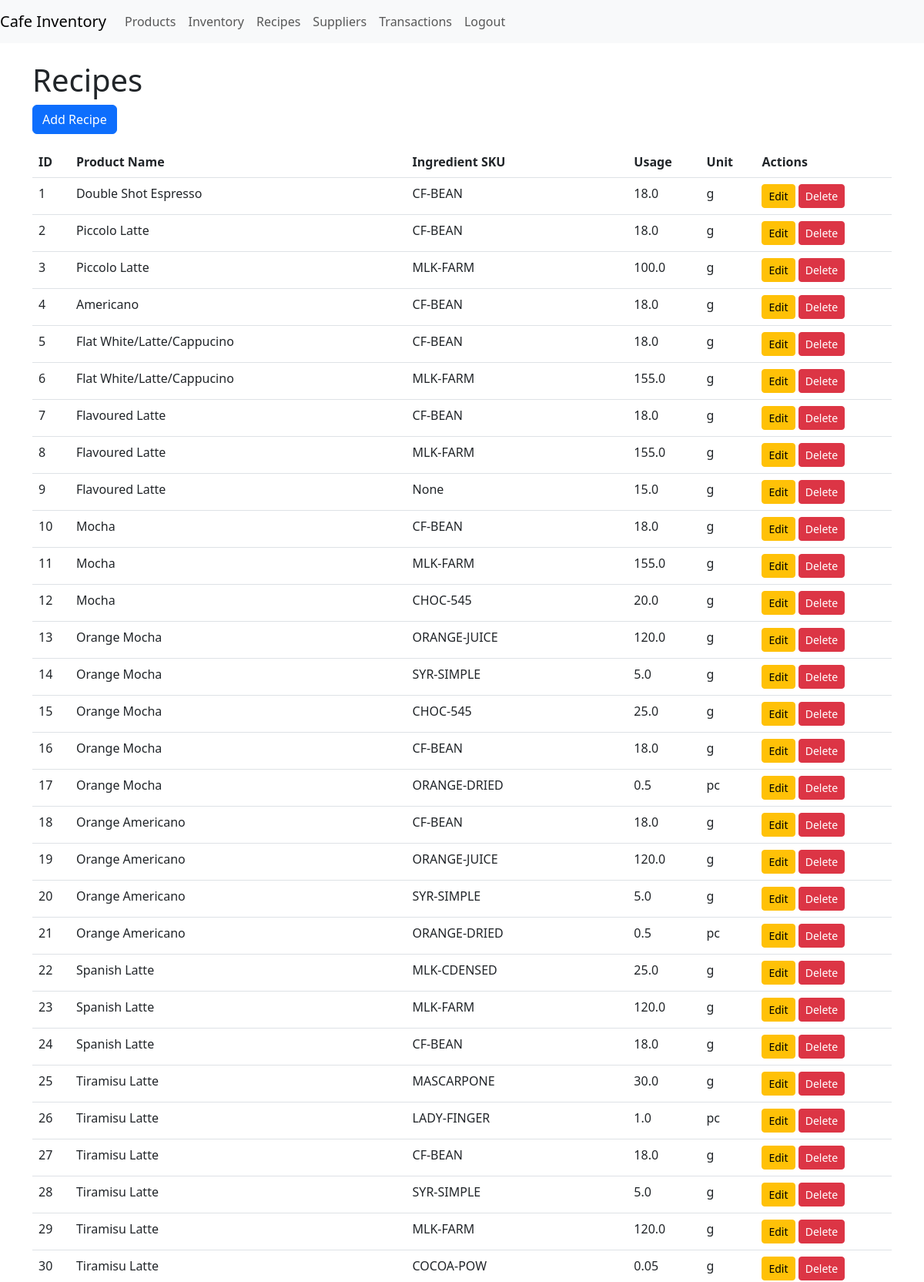
The page /recipes (signed in, upper part) on the database its author committed.
### tables this page shows
CREATE TABLE "recipes" (
	"id"	INTEGER,
	"product_name"	TEXT,
	"ingredient_sku"	TEXT,
	"usage"	REAL,
	"unit"	TEXT,
	"ingredient_category"	TEXT DEFAULT '',
	PRIMARY KEY("id" AUTOINCREMENT),
	FOREIGN KEY("ingredient_sku") REFERENCES "inventory"("sku"),
	FOREIGN KEY("ingredient_sku") REFERENCES "",
	FOREIGN KEY("product_name") REFERENCES "products"("product_name")
);

### app.py (the view)
@app.route('/recipes', methods=['GET'])
@login_required
def get_recipes():
    conn = get_db_connection()
    cursor = conn.cursor()
    cursor.execute('SELECT * FROM recipes')
    recipes = [dict(row) for row in cursor.fetchall()]
    conn.close()
    return render_template('recipes.html', recipes=recipes)

### app.py (called while the page is built)
def get_db_connection():
    conn = sqlite3.connect('cafe_inventory - Copy.db')
    conn.row_factory = sqlite3.Row
    return conn

@login_manager.user_loader
def load_user(user_id):
    conn = get_db_connection()
    cursor = conn.cursor()
    cursor.execute('SELECT * FROM users WHERE id = ?', (user_id,))
    user_data = cursor.fetchone()
    conn.close()
    if user_data:
        return User(user_data['id'], user_data['username'], user_data['role'])
    return None

### templates/recipes.html (shortened to what this page needs)
<!DOCTYPE html>
<html>
<head>
    <link href="https://cdn.jsdelivr.net/npm/bootstrap@5.3.0/dist/css/bootstrap.min.css" rel="stylesheet">
</head>
<body>
    <nav class="navbar navbar-expand-lg navbar-light bg-light">
        <a class="navbar-brand" href="/">Cafe Inventory</a>
        <div class="navbar-nav">
            <a class="nav-link" href="/products">Products</a>
            <a class="nav-link" href="/inventory">Inventory</a>
            <a class="nav-link" href="/recipes">Recipes</a>
            <a class="nav-link" href="/suppliers">Suppliers</a>
            <a class="nav-link" href="/transactions">Transactions</a>
            <a class="nav-link" href="/logout">Logout</a>
        </div>
    </nav>
    <div class="container mt-4">
        <h1>Recipes</h1>
        <button class="btn btn-primary mb-3" data-bs-toggle="modal" data-bs-target="#addRecipeModal">Add Recipe</button>
        <table class="table" id="recipesTable">
            <thead>
                <tr>
                    <th>ID</th>
                    <th>Product Name</th>
                    <th>Ingredient SKU</th>
                    <th>Usage</th>
                    <th>Unit</th>
                    <th>Actions</th>
                </tr>
            </thead>
            <tbody>
                {% for recipe in recipes %}
                <tr>
                    <td>{{ recipe.id }}</td>
                    <td>{{ recipe.product_name }}</td>
                    <td>{{ recipe.ingredient_sku }}</td>
                    <td>{{ recipe.usage }}</td>
                    <td>{{ recipe.unit }}</td>
                    <td>
                        <button class="btn btn-warning btn-sm edit-btn" data-id="{{ recipe.id }}" data-bs-toggle="modal" data-bs-target="#editRecipeModal">Edit</button>
                        <button class="btn btn-danger btn-sm delete-btn" data-id="{{ recipe.id }}">Delete</button>
                    </td>
                </tr>
                {% endfor %}
            </tbody>
        </table>
    </div>
</body>
</html>

### rows shown on the page
recipes: id "1", product_name "Double Shot Espresso", ingredient_sku "CF-BEAN", usage "18.0", unit "g"
recipes: id "2", product_name "Piccolo Latte", ingredient_sku "CF-BEAN", usage "18.0", unit "g"
recipes: id "3", product_name "Piccolo Latte", ingredient_sku "MLK-FARM", usage "100.0", unit "g"
recipes: id "4", product_name "Americano", ingredient_sku "CF-BEAN", usage "18.0", unit "g"
recipes: id "5", product_name "Flat White/Latte/Cappucino", ingredient_sku "CF-BEAN", usage "18.0", unit "g"
recipes: id "6", product_name "Flat White/Latte/Cappucino", ingredient_sku "MLK-FARM", usage "155.0", unit "g"
recipes: id "7", product_name "Flavoured Latte", ingredient_sku "CF-BEAN", usage "18.0", unit "g"
recipes: id "8", product_name "Flavoured Latte", ingredient_sku "MLK-FARM", usage "155.0", unit "g"
recipes: id "9", product_name "Flavoured Latte", ingredient_sku "None", usage "15.0", unit "g"
recipes: id "10", product_name "Mocha", ingredient_sku "CF-BEAN", usage "18.0", unit "g"
recipes: id "11", product_name "Mocha", ingredient_sku "MLK-FARM", usage "155.0", unit "g"
recipes: id "12", product_name "Mocha", ingredient_sku "CHOC-545", usage "20.0", unit "g"
recipes: id "13", product_name "Orange Mocha", ingredient_sku "ORANGE-JUICE", usage "120.0", unit "g"
recipes: id "14", product_name "Orange Mocha", ingredient_sku "SYR-SIMPLE", usage "5.0", unit "g"
recipes: id "15", product_name "Orange Mocha", ingredient_sku "CHOC-545", usage "25.0", unit "g"
recipes: id "16", product_name "Orange Mocha", ingredient_sku "CF-BEAN", usage "18.0", unit "g"
recipes: id "17", product_name "Orange Mocha", ingredient_sku "ORANGE-DRIED", usage "0.5", unit "pc"
recipes: id "18", product_name "Orange Americano", ingredient_sku "CF-BEAN", usage "18.0", unit "g"
recipes: id "19", product_name "Orange Americano", ingredient_sku "ORANGE-JUICE", usage "120.0", unit "g"
recipes: id "20", product_name "Orange Americano", ingredient_sku "SYR-SIMPLE", usage "5.0", unit "g"
recipes: id "21", product_name "Orange Americano", ingredient_sku "ORANGE-DRIED", usage "0.5", unit "pc"
recipes: id "22", product_name "Spanish Latte", ingredient_sku "MLK-CDENSED", usage "25.0", unit "g"
recipes: id "23", product_name "Spanish Latte", ingredient_sku "MLK-FARM", usage "120.0", unit "g"
recipes: id "24", product_name "Spanish Latte", ingredient_sku "CF-BEAN", usage "18.0", unit "g"
recipes: id "25", product_name "Tiramisu Latte", ingredient_sku "MASCARPONE", usage "30.0", unit "g"
recipes: id "26", product_name "Tiramisu Latte", ingredient_sku "LADY-FINGER", usage "1.0", unit "pc"
recipes: id "27", product_name "Tiramisu Latte", ingredient_sku "CF-BEAN", usage "18.0", unit "g"
recipes: id "28", product_name "Tiramisu Latte", ingredient_sku "SYR-SIMPLE", usage "5.0", unit "g"
recipes: id "29", product_name "Tiramisu Latte", ingredient_sku "MLK-FARM", usage "120.0", unit "g"
recipes: id "30", product_name "Tiramisu Latte", ingredient_sku "COCOA-POW", usage "0.05", unit "g"
